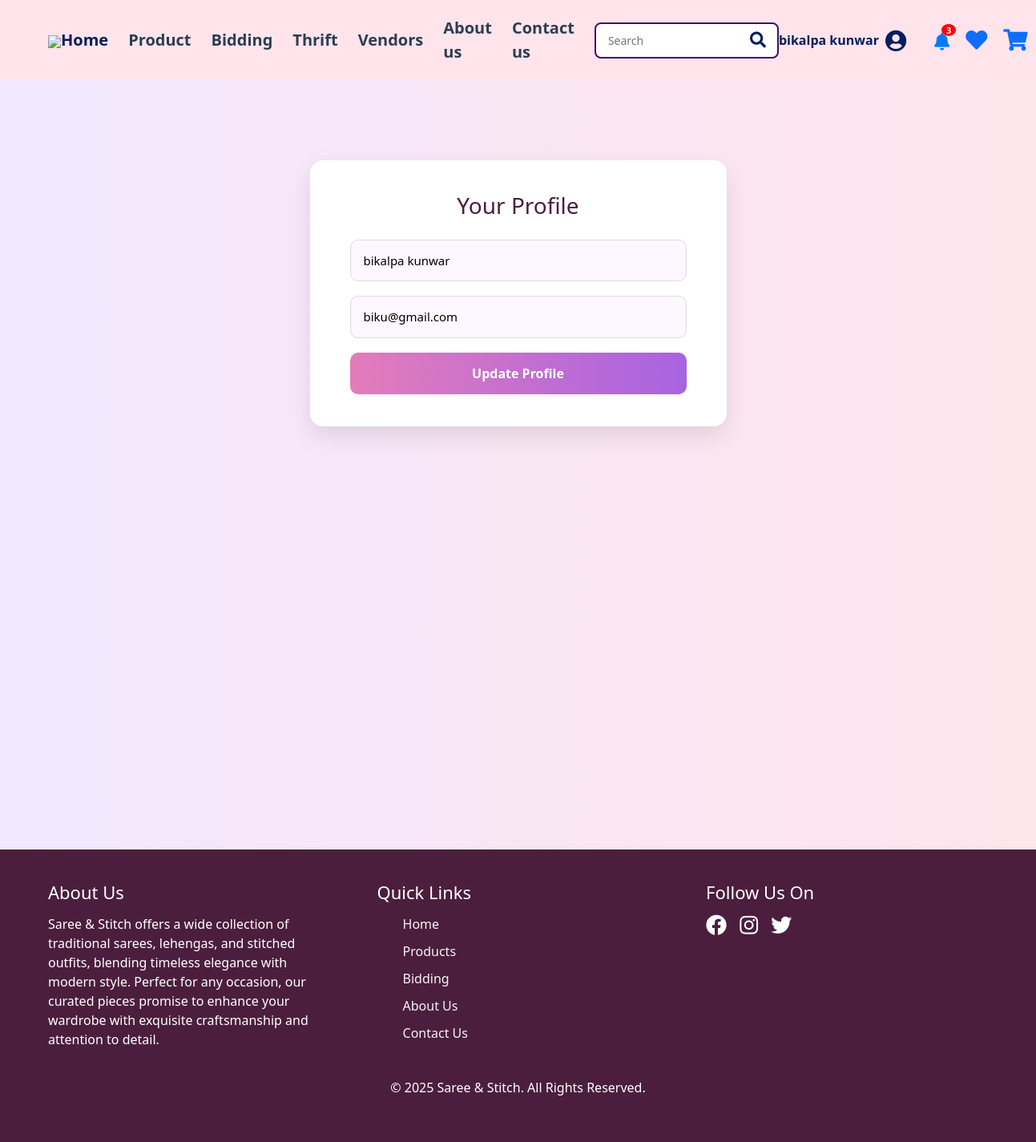
Page /profile/ (signed in) on the committed database.
### MS/models.py (models this page shows, shortened)
class CustomUser(AbstractUser):
    ROLE_CHOICES = [
        ('customer', 'Customer'),
        ('admin', 'Admin'),
        ('vendor', 'Vendor'),
    ]
    SIZE_CHOICES = [
        ('XS', 'Extra Small'),
        ('S', 'Small'),
        ('M', 'Medium'),
        ('L', 'Large'),
        ('XL', 'Extra Large'),
        ('Free', 'Free Size'),
    ]
    role = models.CharField(max_length=10, choices=ROLE_CHOICES, default='customer')
    is_vendor = models.BooleanField(default=False)
    size = models.CharField(max_length=10, choices=SIZE_CHOICES, blank=True, null=True)
    store_name = models.CharField(max_length=255, blank=True, null=True)
    description = models.TextField(blank=True, null=True)
    logo = models.ImageField(upload_to='vendor_logos/', blank=True, null=True)
    groups = models.ManyToManyField(
        'auth.Group',
        related_name='customuser_set',
        blank=True
    )
    user_permissions = models.ManyToManyField(
        'auth.Permission',
        related_name='customuser_permissions',
        blank=True
    )

### MS/views.py (the view)
# urls.py: path('profile/', views.profile_view, name='profile'),
@login_required
def profile_view(request):
    user = request.user
    if request.method == 'POST':
        user.first_name = request.POST.get('first_name')
        user.email = request.POST.get('email')
        user.save()
        messages.success(request, "Profile updated successfully!")
        return render(request, 'mytemplates/profile.html', {'user': user})
    return render(request, 'mytemplates/profile.html', {'user': user})

### MS/context_processors.py (called while the page is built)
def notification_context(request):
    if not request.user.is_authenticated:
        return {}
    user = request.user
    alerts = Notification.objects.filter(user=user, is_read=False).order_by('-timestamp')
    unread_count = alerts.count()
    alerts = alerts[:10]  # slice after count
    chat_messages = Chat.objects.filter(
        Q(sender=user) | Q(thrift__user=user)
    ).order_by('-timestamp')[:10]
    return {
        'alerts': alerts,
        'unread_count': unread_count,
        'chat_messages': chat_messages,
    }

### MS/templates/mytemplates/profile.html (shortened to what this page needs)
{% extends 'mytemplates/index.html' %}
{% block content %}
<div style="max-width: 520px; margin: 100px auto 80px; background: #fff; border-radius: 16px; box-shadow: 0 12px 30px rgba(0, 0, 0, 0.1); padding: 40px 50px; text-align: center; font-family: 'Segoe UI', sans-serif;">
    <h2 style="font-size: 28px; margin-bottom: 25px; color: #4b1e3e;">Your Profile</h2>
    <form method="POST" style="display: flex; flex-direction: column; gap: 18px;">
        <input type="text" name="first_name" value="{{ user.first_name }}" placeholder="Full Name"
            style="padding: 14px 16px; border-radius: 10px; border: 1px solid #ddd; font-size: 15px; background-color: #fdf7ff;">
        <input type="email" name="email" value="{{ user.email }}" placeholder="Email Address"
            style="padding: 14px 16px; border-radius: 10px; border: 1px solid #ddd; font-size: 15px; background-color: #fdf7ff;">
        <button type="submit"
            style="background: linear-gradient(to right, #e37cba, #a763e1); color: white; font-size: 16px; padding: 14px; border-radius: 10px; border: none; cursor: pointer; font-weight: bold; transition: background 0.3s ease;">
            Update Profile
        </button>
    </form>
</div>
{% endblock %}

### MS/templates/mytemplates/nav.html (shortened to what this page needs)
{% load static %}
{% load humanize %}
{% block content %}
<link rel="stylesheet" type="text/css" href="{% static 'css/nav.css' %}">
<header>
  <div class="logo">
    <img src="{% static 'images/finallogo.png' %}" class="logo-img">
  </div>
    <nav>
    <a href="{% url 'home' %}" class="active">Home</a>
    <a href="{% url 'product' %}">Product</a>
    <a href="{% url 'bidding_list' %}">Bidding</a>
    <a href="{% url 'thrift' %}">Thrift</a>
    <a href="{% url 'all_vendors' %}">Vendors</a>
    <a href="{% url 'aboutus' %}">About us</a>
    <a href="{% url 'contact' %}">Contact us</a>
    <form method="GET" action="{% url 'search_products' %}" style="position: relative; display: inline-block;">
  <input type="text" name="q" placeholder="Search" style="
    padding: 10px 40px 10px 15px;
    border-radius: 8px;
    border: 2px solid #3c1361;
    outline: none;
    font-size: 14px;
    width: 230px;
  ">
  <button type="submit" style="
    position: absolute;
    top: 50%;
    right: 10px;
    transform: translateY(-50%);
    background: none;
    border: none;
    cursor: pointer;
    color: #3c1361;
    font-size: 18px;
  ">
    <i class="fas fa-search"></i>
  </button>
</form>
  </nav>
  <div class="icons">
  {% if user.is_authenticated %}
    <div class="user-dropdown" onclick="toggleDropdown()">
      <span class="user-name">{{ user.get_full_name }}</span>
      <i class="fas fa-user-circle"></i>
    </div>
    <div class="notification-dropdown">
      <a href="#" onclick="toggleNotifBox(event)">
        <i class="fas fa-bell"></i>
        {% if unread_count > 0 %}
          <span class="notif-count">{{ unread_count }}</span>
        {% endif %}
      </a>
    </div>
  {% else %}
    <a href="{% url 'login' %}"><i class="fas fa-user-circle"></i></a>
  {% endif %}
  <a href="{% url 'wishlist' %}"><i class="fas fa-heart"></i></a>
  <a href="{% url 'cart' %}"><i class="fas fa-shopping-cart"></i></a>
</div>
</header>
{% endblock %}

### static/css/nav.css (style rules this page uses)
header { background-color: #ffe4ec; display: flex; align-items: center; justify-content: space-between; padding: 20px 60px; }
.logo-img { width: 80px; object-fit: contain; }
nav { display: flex; align-items: center; gap: 25px; font-weight: bold; }
nav a { text-decoration: none; color: #2c3e50; font-size: 20px; transition: color 0.3s ease; }
nav a:hover, nav a.active { color: #001f5b; }
nav input { padding: 8px; border: 1px solid #001f5b; border-radius: 5px; font-size: 15px; width: 200px; background-color: #fff; color: #001f5b; }
nav i { font-size: 20px; color: #001f5b; }
.icons { display: flex; align-items: center; gap: 20px; font-size: 27px; color: #001f5b; }
.icons i { cursor: pointer; }
.user-dropdown { position: relative; display: flex; align-items: center; gap: 8px; cursor: pointer; }
.user-name { font-weight: bold; font-size: 16px; color: #001f5b; white-space: nowrap; }
.notification-dropdown { position: relative; display: inline-block; margin-left: 15px; }
.notification-dropdown a { position: relative; font-size: 18px; color: #007bff; }
.notif-count { position: absolute; top: -6px; right: -8px; background: red; color: white; font-size: 11px; font-weight: bold; padding: 2px 6px; border-radius: 50%; line-height: 1; }
.notification-dropdown { position: relative; }
.notification-dropdown > a { color: #007bff; position: relative; font-size: 22px; text-decoration: none; }

### MS/templates/mytemplates/index.html (style rules this page uses)
body { background: linear-gradient(to right, #f3e8ff, #ffe5ec); }

### rows in the picture
CustomUser: get_full_name "bikalpa kunwar", first_name "bikalpa kunwar", email "biku@gmail.com"

### other values in the picture
{{ unread_count }} "3"
